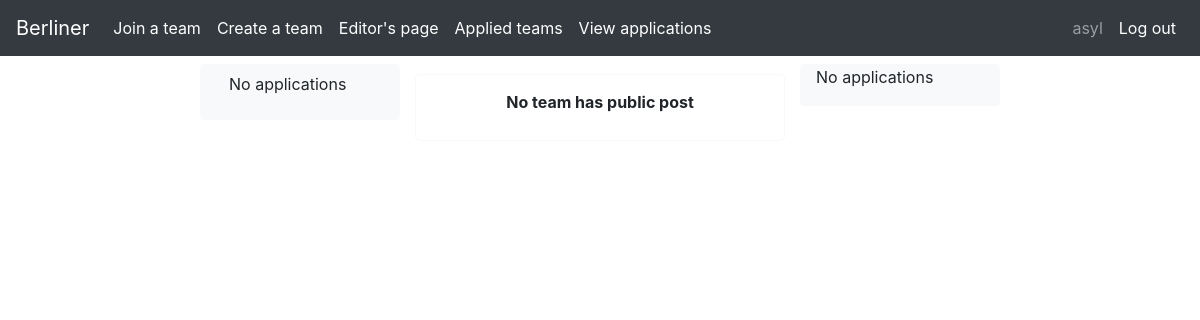
Before: /applied/ (signed in) with the older database file.
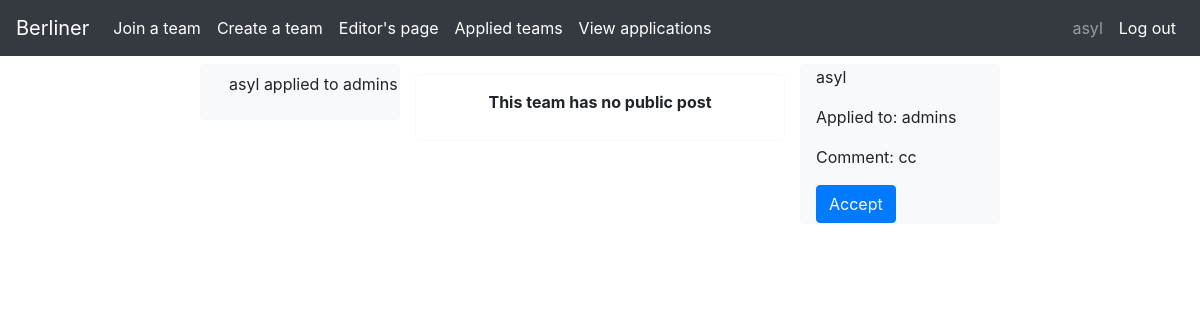
After: the same page with the newer database file.
### logedin/models.py (models this page shows, shortened)
class Application(models.Model):
    applicant = models.ForeignKey(CustomUser, on_delete=models.CASCADE)
    team = models.ForeignKey(Team, on_delete=models.CASCADE)
    comment = models.CharField(default="", max_length=200)
    def __str__(self) -> str:
        return self.applicant.username + " applied to " + self.team.name

class Team(models.Model):
    teamLeader = models.ForeignKey(CustomUser, on_delete=models.CASCADE, related_name="createdTeams", related_query_name="createdTeam")
    members = models.ManyToManyField(CustomUser, through='Membership', through_fields=('team', 'member'), related_name="memberTeams", related_query_name="memberTeam")
    applicants = models.ManyToManyField(CustomUser, through='Application', through_fields=('team', 'applicant'))
    name = models.CharField(default="New team", max_length=30, unique=True)
    description = models.CharField(default="Recently created team", max_length=60)

### users/models.py (models this page shows)
class CustomUser(AbstractUser):
    birthDate = models.DateTimeField(null=True)
    class Meta:
        pass

### logedin/views.py (the view)
# urls.py: path('applied/', views.AppliedView.as_view(), name='applied'),
class AppliedView(LoginRequiredMixin, ListView):
    login_url = 'signup'
    template_name = 'logedin/applied.html'
    context_object_name = 'object'
    def get_queryset(self):
        mySet = {
        "applications": Application.objects.filter(applicant=self.request.user)
        }
        return mySet

### templates/logedin/applied.html (shortened to what this page needs)
{% extends 'base/base_logedin.html' %}
{% load static %}
{% block menu %}
    <div id="menu">
        {% for application in object.applications %}
        <p class="application" data-details="{{ application }}"><a class="btn">{{ application }}</a></p>
        {% empty %}
        <p class="application" data-details="No applications"><a class="btn">No applications</a></p>
        {% endfor %}
    </div>
{% endblock %}
{% block main %}
    {% for application in object.applications %}
    <div class="{{ application }}">
        {% for post in application.getPublicPosts %}
        <div class="post border border-light">
            <p class="post-header"><b>{{ post.author.first_name }} {{ post.author.last_name }}</b> @<i>{{ post.team.name }}:</i> </p>
            <p class="post-body">{{ post.content }}</p>
            <p class="post-footer"></p>
        </div>
        {% empty %}
        <div class="post border border-light">
            <p class="post-header"><b>This team has no public post</b></p>
        </div>
        {% endfor %}
    </div>
    {% empty %}
    <div class="post border border-light">
        <p class="post-header"><b>No team has public post</b></p>
    </div>
    {% endfor %}
{% endblock %}
{% block info %}
    {% for application in object.applications %}
        <div class="{{ application }}">
            <p>{{ application.applicant.username }}</p>
            <p>Applied to: {{ application.team.name }}</p>
            <p>Comment: {{ application.comment }}</p>
            <form method="post">
                <button class="btn btn-primary" name="{{ application.applicant.username }}" type="submit"> Accept</button>
            </form>
        </div>
    {% empty %}
        <div id="No applications">
            <p>No applications</p>
        </div>
    {% endfor %}
{% endblock %}

Changed rows visible on the page:
added Application: applicant+team "asyl applied to admins", applicant.username "asyl", team.name "admins", comment "cc"
Other visible differences:
text no longer shown: "No applications No team has public post No applications"
